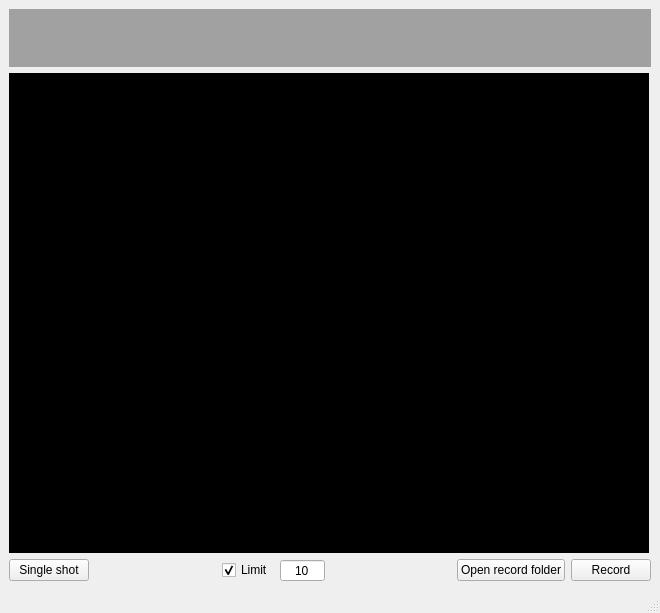
<?xml version="1.0" encoding="UTF-8"?>
<ui version="4.0">
 <class>MainWindow</class>
 <widget class="QMainWindow" name="MainWindow">
  <property name="geometry">
   <rect>
    <x>0</x>
    <y>0</y>
    <width>660</width>
    <height>613</height>
   </rect>
  </property>
  <property name="minimumSize">
   <size>
    <width>660</width>
    <height>613</height>
   </size>
  </property>
  <property name="maximumSize">
   <size>
    <width>660</width>
    <height>613</height>
   </size>
  </property>
  <property name="windowTitle">
   <string>Тепловизор PLUG617</string>
  </property>
  <widget class="QWidget" name="centralwidget">
   <layout class="QVBoxLayout" name="verticalLayout_2">
    <item>
     <layout class="QVBoxLayout" name="verticalLayout">
      <item>
       <widget class="QLabel" name="label_cursor_value">
        <property name="font">
         <font>
          <pointsize>18</pointsize>
         </font>
        </property>
        <property name="styleSheet">
         <string notr="true">background-color: rgb(161, 161, 161);
color: rgb(0, 0, 0);</string>
        </property>
        <property name="text">
         <string/>
        </property>
        <property name="alignment">
         <set>Qt::AlignCenter</set>
        </property>
       </widget>
      </item>
      <item>
       <widget class="QLabel" name="label_image">
        <property name="minimumSize">
         <size>
          <width>640</width>
          <height>480</height>
         </size>
        </property>
        <property name="maximumSize">
         <size>
          <width>640</width>
          <height>480</height>
         </size>
        </property>
        <property name="cursor">
         <cursorShape>CrossCursor</cursorShape>
        </property>
        <property name="styleSheet">
         <string notr="true">background-color: rgb(0, 0, 0);</string>
        </property>
        <property name="text">
         <string/>
        </property>
       </widget>
      </item>
      <item>
       <layout class="QHBoxLayout" name="horizontalLayout">
        <item>
         <widget class="QPushButton" name="pushButton_singleShot">
          <property name="text">
           <string>Single shot</string>
          </property>
         </widget>
        </item>
        <item>
         <spacer name="horizontalSpacer_2">
          <property name="orientation">
           <enum>Qt::Horizontal</enum>
          </property>
          <property name="sizeHint" stdset="0">
           <size>
            <width>40</width>
            <height>20</height>
           </size>
          </property>
         </spacer>
        </item>
        <item>
         <widget class="QCheckBox" name="checkBox_limit">
          <property name="text">
           <string>Limit</string>
          </property>
          <property name="checked">
           <bool>true</bool>
          </property>
         </widget>
        </item>
        <item>
         <widget class="QSpinBox" name="spinBox_series_number">
          <property name="alignment">
           <set>Qt::AlignCenter</set>
          </property>
          <property name="buttonSymbols">
           <enum>QAbstractSpinBox::NoButtons</enum>
          </property>
          <property name="minimum">
           <number>10</number>
          </property>
          <property name="maximum">
           <number>10000</number>
          </property>
         </widget>
        </item>
        <item>
         <spacer name="horizontalSpacer">
          <property name="orientation">
           <enum>Qt::Horizontal</enum>
          </property>
          <property name="sizeHint" stdset="0">
           <size>
            <width>40</width>
            <height>20</height>
           </size>
          </property>
         </spacer>
        </item>
        <item>
         <widget class="QPushButton" name="pushButton_openRecordFolder">
          <property name="text">
           <string>Open record folder</string>
          </property>
         </widget>
        </item>
        <item>
         <widget class="QPushButton" name="pushButton_record">
          <property name="text">
           <string>Record</string>
          </property>
          <property name="checkable">
           <bool>true</bool>
          </property>
         </widget>
        </item>
       </layout>
      </item>
     </layout>
    </item>
   </layout>
  </widget>
  <widget class="QMenuBar" name="menubar">
   <property name="geometry">
    <rect>
     <x>0</x>
     <y>0</y>
     <width>660</width>
     <height>20</height>
    </rect>
   </property>
  </widget>
  <widget class="QStatusBar" name="statusbar"/>
 </widget>
 <resources/>
 <connections/>
</ui>
